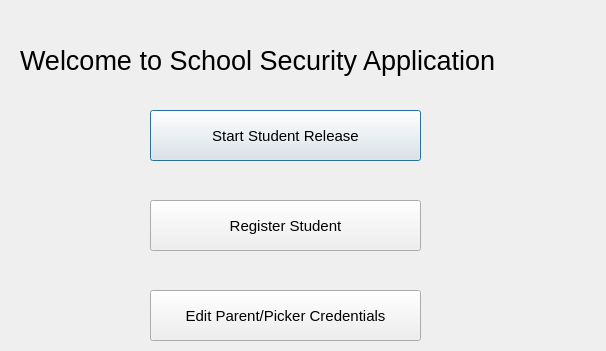
<?xml version="1.0" encoding="UTF-8"?>
<ui version="4.0">
 <class>WelcomeSSA</class>
 <widget class="QDialog" name="WelcomeSSA">
  <property name="geometry">
   <rect>
    <x>0</x>
    <y>0</y>
    <width>606</width>
    <height>351</height>
   </rect>
  </property>
  <property name="windowTitle">
   <string>Dialog</string>
  </property>
  <widget class="QLabel" name="label">
   <property name="geometry">
    <rect>
     <x>20</x>
     <y>10</y>
     <width>601</width>
     <height>100</height>
    </rect>
   </property>
   <property name="font">
    <font>
     <pointsize>20</pointsize>
    </font>
   </property>
   <property name="text">
    <string>Welcome to School Security Application</string>
   </property>
  </widget>
  <widget class="QPushButton" name="releaseButton">
   <property name="geometry">
    <rect>
     <x>150</x>
     <y>110</y>
     <width>271</width>
     <height>51</height>
    </rect>
   </property>
   <property name="font">
    <font>
     <pointsize>11</pointsize>
    </font>
   </property>
   <property name="text">
    <string>Start Student Release</string>
   </property>
  </widget>
  <widget class="QPushButton" name="pushButton_2">
   <property name="geometry">
    <rect>
     <x>150</x>
     <y>200</y>
     <width>271</width>
     <height>51</height>
    </rect>
   </property>
   <property name="font">
    <font>
     <pointsize>11</pointsize>
    </font>
   </property>
   <property name="text">
    <string>Register Student</string>
   </property>
  </widget>
  <widget class="QPushButton" name="pushButton_3">
   <property name="geometry">
    <rect>
     <x>150</x>
     <y>290</y>
     <width>271</width>
     <height>51</height>
    </rect>
   </property>
   <property name="font">
    <font>
     <pointsize>11</pointsize>
    </font>
   </property>
   <property name="text">
    <string>Edit Parent/Picker Credentials</string>
   </property>
  </widget>
 </widget>
 <resources/>
 <connections/>
</ui>
